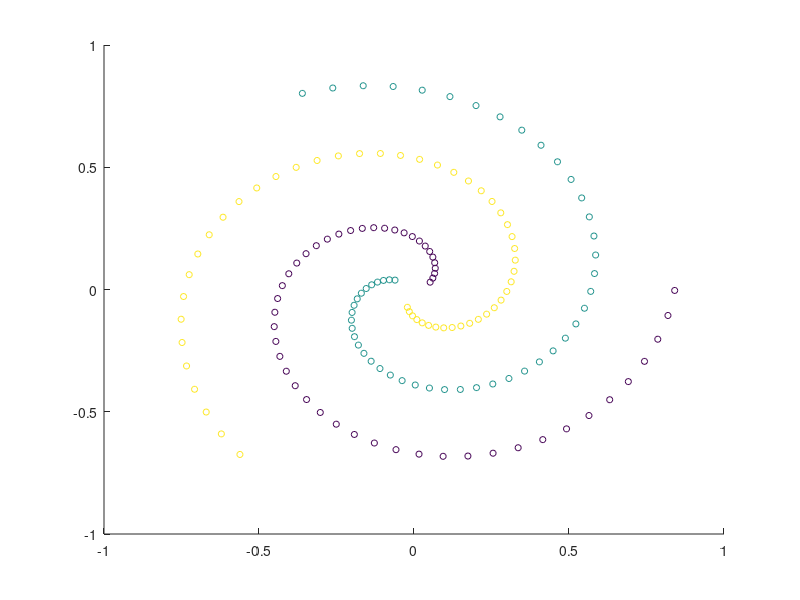

MATLAB code for this plot: (Note: this script raises an error after producing the figure.)
%% generate data

prettySpiral = true;

if ~prettySpiral
    % generate some random gaussian like data
    rand('state', 0);
    randn('state', 0);
    N= 50;
    D= 2;

    X1 = mgd(N, D, [4 3], [2 -1;-1 2]);
    X2 = mgd(N, D, [1 1], [2 1;1 1]);
    X3 = mgd(N, D, [3 -3], [1 0;0 4]);

    X= [X1; X2; X3];
    X= bsxfun(@rdivide, bsxfun(@minus, X, mean(X)), var(X));
    Y= [ones(N, 1); ones(N, 1)*2; ones(N, 1)*3];

    scatter(X(:,1), X(:,2), 20, Y)

else
    % generate twirl data!

    N= 50;
    t = linspace(0.5, 2*pi, N);
    x = t.*cos(t);
    y = t.*sin(t);

    t = linspace(0.5, 2*pi, N);
    x2 = t.*cos(t+2);
    y2 = t.*sin(t+2);

    t = linspace(0.5, 2*pi, N);
    x3 = t.*cos(t+4);
    y3 = t.*sin(t+4);

    X= [[x' y']; [x2' y2']; [x3' y3']];
    X= bsxfun(@rdivide, bsxfun(@minus, X, mean(X)), var(X));
    Y= [ones(N, 1); ones(N, 1)*2; ones(N, 1)*3];

    scatter(X(:,1), X(:,2), 20, Y)
end

%% classify

rand('state', 0);
randn('state', 0);

opts= struct;
opts.depth= 9;
opts.numTrees= 100;
opts.numSplits= 5;
opts.verbose= true;
opts.classifierID= 2; % weak learners to use. Can be an array for mix of weak learners too

tic;
m= forestTrain(X, Y, opts);
timetrain= toc;
tic;
yhatTrain = forestTest(m, X);
timetest= toc;
% hehe

% Look at classifier distribution for fun, to see what classifiers were
% chosen at split nodes and how often
fprintf('Classifier distributions:\n');
classifierDist= zeros(1, 4);
unused= 0;
for i=1:length(m.treeModels)
    for j=1:length(m.treeModels{i}.weakModels)
        cc= m.treeModels{i}.weakModels{j}.classifierID;
        if cc>1 %otherwise no classifier was used at that node
            classifierDist(cc)= classifierDist(cc) + 1;
        else
            unused= unused+1;
        end
    end
end
fprintf('%d nodes were empty and had no classifier.\n', unused);
for i=1:4
    fprintf('Classifier with id=%d was used at %d nodes.\n', i, classifierDist(i));
end

%% plot results
xrange = [-1.5 1.5];
yrange = [-1.5 1.5];
inc = 0.02;
[x, y] = meshgrid(xrange(1):inc:xrange(2), yrange(1):inc:yrange(2));
image_size = size(x);
xy = [x(:) y(:)];

[yhat, ysoft] = forestTest(m, xy);
decmap= reshape(ysoft, [image_size 3]);
decmaphard= reshape(yhat, image_size);

subplot(121);
imagesc(xrange,yrange,decmaphard);
hold on;
set(gca,'ydir','normal');
cmap = [1 0.8 0.8; 0.95 1 0.95; 0.9 0.9 1];
colormap(cmap);
plot(X(Y==1,1), X(Y==1,2), 'o', 'MarkerFaceColor', [.9 .3 .3], 'MarkerEdgeColor','k');
plot(X(Y==2,1), X(Y==2,2), 'o', 'MarkerFaceColor', [.3 .9 .3], 'MarkerEdgeColor','k');
plot(X(Y==3,1), X(Y==3,2), 'o', 'MarkerFaceColor', [.3 .3 .9], 'MarkerEdgeColor','k');
hold off;
title(sprintf('%d trees, Train time: %.2fs, Test time: %.2fs\n', opts.numTrees, timetrain, timetest));

subplot(122);
imagesc(xrange,yrange,decmap);
hold on;
set(gca,'ydir','normal');
plot(X(Y==1,1), X(Y==1,2), 'o', 'MarkerFaceColor', [.9 .3 .3], 'MarkerEdgeColor','k');
plot(X(Y==2,1), X(Y==2,2), 'o', 'MarkerFaceColor', [.3 .9 .3], 'MarkerEdgeColor','k');
plot(X(Y==3,1), X(Y==3,2), 'o', 'MarkerFaceColor', [.3 .3 .9], 'MarkerEdgeColor','k');
hold off;

title(sprintf('Train accuracy: %f\n', mean(yhatTrain==Y)));